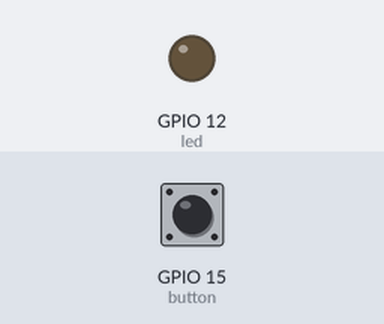
A sketch run on a simulated ESP8266 (NodeMCU). Parts: output pins drawn as LEDs (lit = HIGH). The inputs (shaded band) are chosen by the test bench; at power-on: GPIO 15 (button) HIGH. WiFi joins after 1.5 s; servers stay silent unless stated; no MQTT or app messages arrive unless stated. At 2.5 s the program puts the board to deep sleep or switches it off; the recording ends there.

Above: at 1.66 s.
Timing chart, 0 to 2.5 s (numbered marks = the images above):
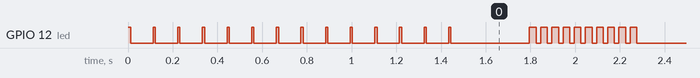

Measured:
- by itself, GPIO 12 (led): goes 13 × (LOW 0.10 s, HIGH 0.01 s), LOW 0.35 s, 9 × (HIGH 0.03 s, LOW 0.02 s), HIGH 0.03 s, then LOW

The sketch:

Dashbutton_v4.ino
```cpp
#include <ESP8266WiFi.h>
#include <PubSubClient.h>

const char* ssid = "XXX";
const char* password = "XXX";
const char* mqtt_server = "192.168.2.120";

const char* mqtt_topic = "/home/dashbuttoncc2/#";
const char* mqtt_topic_state = "/home/dashbuttoncc2/state";
const char* mqtt_client = "dashbuttoncc2";

WiFiClient espClient;
PubSubClient client(espClient);
long lastMsg = 0;
char msg[50];
int value = 0;

const int led = 12;
const int button = 15;

void setup() {
  pinMode(led, OUTPUT);
  digitalWrite(led, HIGH);
  pinMode(button, INPUT);
  setup_wifi();
  client.setServer(mqtt_server, 1883);
}

void loop() {

  if (WiFi.status() != WL_CONNECTED) {
    setup_wifi();
  }

  if (!client.connected()) {
    reconnect();
  }

  //client.loop(); //never reaching this
}


void setup_wifi() {
  WiFi.begin(ssid, password);

  while ((WiFi.status() != WL_CONNECTED)/* || (millis() < 1000)*/) {
    digitalWrite(led, HIGH);
    delay(10);
    digitalWrite(led, LOW);
    delay(100);

    if (millis() > 6000) {
      for (int i = 0; i < 4; i++) {
        digitalWrite(led, HIGH);
        delay(200);
        digitalWrite(led, LOW);
        delay(50);
      }
      ESP.deepSleep(0);
    }
  }
}

void reconnect() {
  while (!client.connected()) {
    if (client.connect(mqtt_client)) {
      client.subscribe(mqtt_topic_state);
      delay(200);
      //programmableswitchevent in homekit
      //0 ist einmal drücken
      //1 ist zweimal drücken
      //2 ist lange drücken
      if (digitalRead(button) == 0) {
        client.publish(mqtt_topic_state, "0");
        for (int i = 0; i < 5; i++) {
          digitalWrite(led, HIGH);
          delay(30);
          digitalWrite(led, LOW);
          delay(20);
        }
      }
      else {
        client.publish(mqtt_topic_state, "1");
        for (int i = 0; i < 10; i++) {
          digitalWrite(led, HIGH);
          delay(30);
          digitalWrite(led, LOW);
          delay(20);
        }
      }


      delay(200);
      ESP.deepSleep(0);
      delay(200);
    }
  }
}
```
